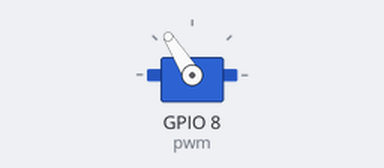
The program below on a simulated Raspberry Pi (BCM pin numbers). Parts: servo. Servo angles are drawn from the pulse width (0.5 ms = 0°, 2.5 ms = 180°). At 7.0 s the program stops and its outputs stay as they are.

Above: at 0.1 s.
At 6.1 s:
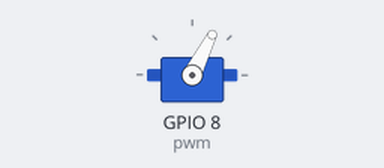
Timing chart, 0 to 7.6 s (numbered marks = the images above):
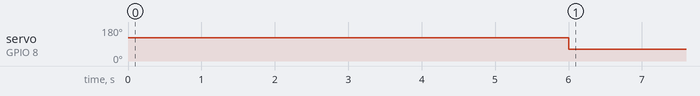

Measured:
- by itself, servo on GPIO 8 (pwm): 122° → 63° at 6.0 s

The program:

servo_360_test.py
```python
import RPi.GPIO as GPIO
import os
import time
import sys

GPIO.setwarnings(False)
GPIO.setmode(GPIO.BCM)
GPIO.setup(8,GPIO.OUT)
pwm = GPIO.PWM(8,50)

#kanaly 8 i 25

#krecenie do gory
pwm.start(50)
pwm.ChangeDutyCycle(9.3)    #Neutral otwarte drzwi
time.sleep(1)
pwm.stop()
time.sleep(5)


pwm.start(50)
#krecenie w rolety o dolu
pwm.ChangeDutyCycle(6)    # 0 stopni zamkniete drzwi
time.sleep(1)
pwm.stop()
#set rotating servo


GPIO.cleanup()
```
